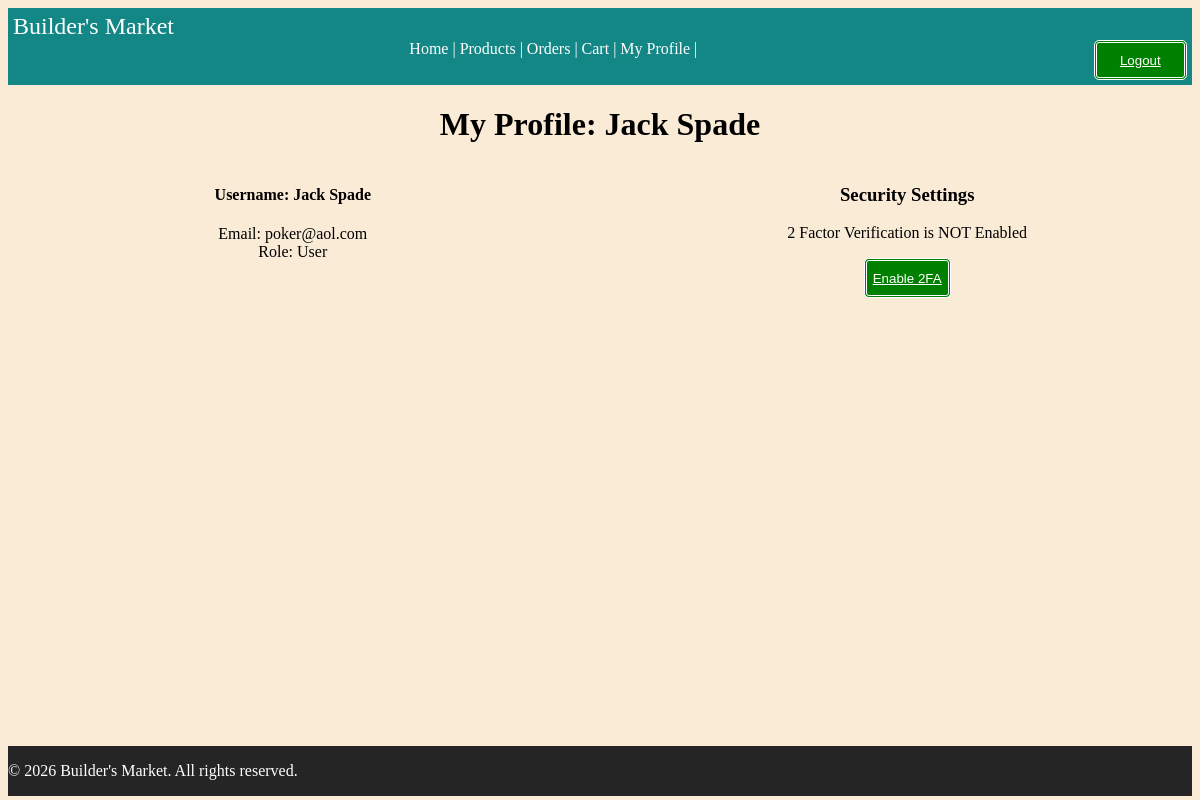
The app's page /auth/profile (signed in), older data.
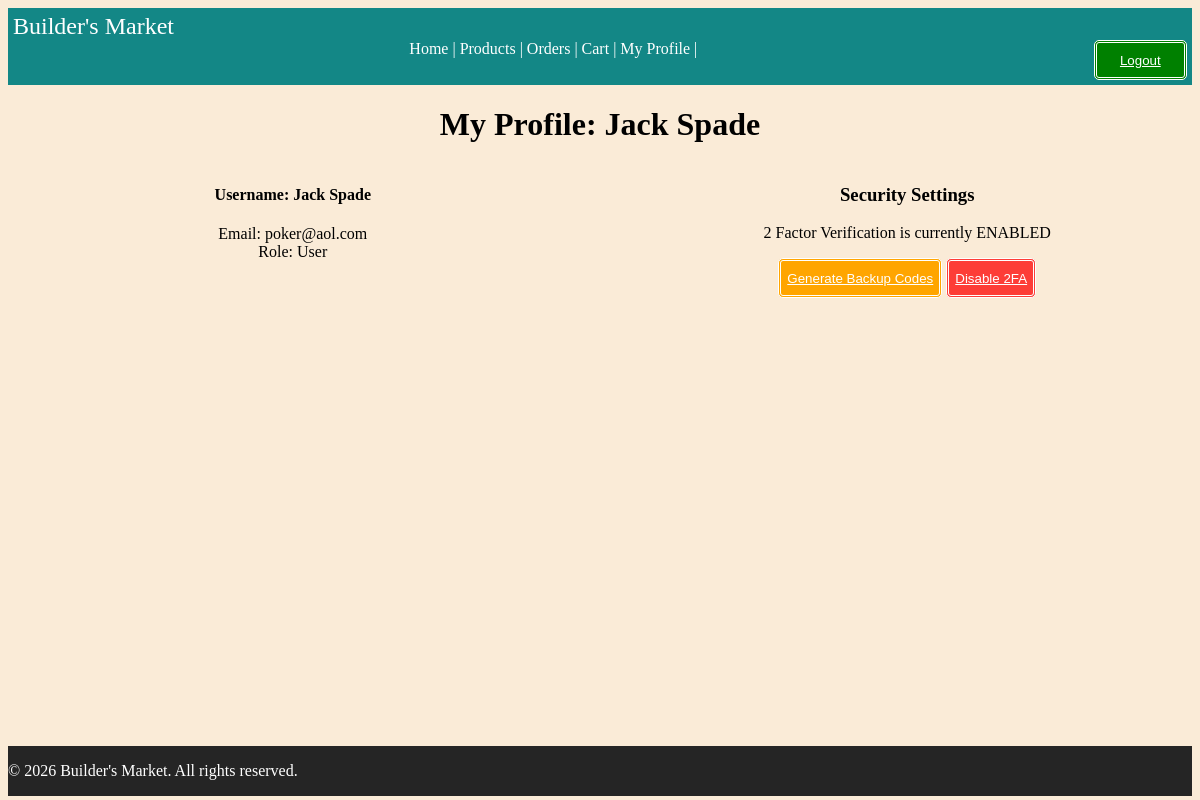
The same page, newer data.
### tables this page shows
CREATE TABLE users (
    user_id INTEGER PRIMARY KEY,
    username VARCHAR(50) NOT NULL UNIQUE,
    email VARCHAR(255) NOT NULL UNIQUE,
    password_hash VARCHAR(255) NOT NULL,
    is_active INTEGER DEFAULT 0,
    mfa_secret TEXT NULL, 
    mfa_enabled INTEGER DEFAULT 0,
    created_at DATETIME DEFAULT CURRENT_TIMESTAMP,
    updated_at DATETIME DEFAULT CURRENT_TIMESTAMP
);

CREATE TABLE roles (
    role_id INTEGER PRIMARY KEY,
    role_name VARCHAR(50) NOT NULL UNIQUE,
    description TEXT NOT NULL,
    created_at DATETIME DEFAULT CURRENT_TIMESTAMP
);

### routes/auth.py (the view)
@auth_bp.route('/profile', methods=['GET'])
@require_auth
def profile():
    user = User.FromID(session['user_id'])
    return render_template('auth/user_profile.html', user=user)

### auth/auths.py (called while the page is built)
def require_auth(f):
    @wraps(f)
    def wrapped_view(*args, **kwargs):
        if not g.get("user"):
          abort(401)
        user = g.user
        if getattr(user, "is_2fa_enabled", False) and not session.get("2fa_verified", False):
            flash('This Route is 2FA protected. Please enable 2FA to view it')
            abort(403)
        return f(*args, **kwargs)
    return wrapped_view

### database/connection.py (called while the page is built)
def get_connection():
    try:
        conn = sqlite3.connect(Config.DATABASE)
        conn.row_factory = sqlite3.Row
        return conn
    except Error as e:
        print(f"Database connection error: {e}")
        return None

### models/users.py (called while the page is built)
    @staticmethod
    def FromID(user_id : int):
        db = get_connection()
        try:
            row = db.execute("""
                             SELECT u.*, r.role_name
                             FROM users u
                             LEFT JOIN user_roles ur ON u.user_id = ur.user_id
                             LEFT JOIN roles r ON ur.role_id = r.role_id
                             WHERE u.user_id = ?
                             """, (user_id,)).fetchone()
            return User._BuildUser(row, db)
        finally:
            db.close()

### templates/auth/user_profile.html (shortened to what this page needs)
{% extends "base.html" %}
{% block content %}
<h1> My Profile: {{user.username}}</h1>
<div class="left">
    <h4>Username: {{user.username}} </h4>
    <p>Email: {{user.email}} <br> Role: {{user.role}} </p>
</div>
<div class="right">
    <h3> Security Settings </h3>
    {% if user.mfa_enabled %}
        <p> 2 Factor Verification is currently ENABLED </p>
        <button class="orangeButton">
            <a href="{{url_for('auth.regen_backup_codes')}}" > Generate Backup Codes </a>
        </button>
        <button class="redButton">
            <a href="{{url_for('auth.disable_2fa')}}" > Disable 2FA</a>
        </button>
    {% else %}
        <p> 2 Factor Verification is NOT Enabled</p>
        <button class="greenButton">
            <a href="{{url_for('auth.setup_2fa')}}" > Enable 2FA</a>
        </button>
    {% endif %}
</div>
{% endblock %}

### templates/base.html (shortened to what this page needs)
<!DOCTYPE html>
<html lang="en">
<head>
    <link href="{{url_for('static', filename = 'css/reset.css' )}}" rel="stylesheet">
    <link href="{{url_for('static', filename = 'css/style.css' )}}" rel="stylesheet">
    <link href="{{url_for('static', filename = 'css/media.css' )}}" rel="stylesheet">
</head>
<body >
    <header>
        <div id="logo">Builder's Market</div>
            <div class="authButton">
            {% if not g.user %}
                <button class="greenButton"><a href="{{url_for('auth.login')}}"> Login</a></button> |
                <button class="orangeButton"><a href="{{url_for('auth.register')}}"> Register</a> </button>
            {% else %}
                <button class="greenButton" ><a href="{{url_for('auth.logout')}}"> Logout</a> </button>
            {% endif %}
            <br>
            </div>
        <nav id="navMenu">
            <a href="{{url_for('home')}}"> Home | </a>
            <a href="{{url_for('products.get_products')}}"> Products | </a>
            {% if g.user %}
            <a href="{{url_for('orders.view_orders')}}"> Orders | </a>
            <a href="{{url_for('cart.view_cart')}}"> Cart | </a>
            <a href="{{url_for('auth.profile')}}"> My Profile | </a>
            {% endif %}
        </nav>
    </header>
    <main>
        <div class="container">
        {% block content %}
        {% endblock %}
        </div>
    </main>
    <footer>
            <p>&copy; 2026 Builder's Market. All rights reserved.</p>
    </footer>
</body>
</html>

### static/css/style.css (style rules this page uses)
html, body { height: 99%; }
header { background-color: rgba(0, 128, 128, 0.925); color: white; padding: 5px; text-align: center; }
header a { color: white; }
body { display: flex; flex-direction: column; background-color: antiquewhite; min-height: 98.5vh; }
main { flex: 1; margin-left: 5em; margin-right: 5em; }
footer { background-color: rgb(37, 37, 37); color: white; }
#navMenu a { text-decoration: none; }
.authButton { display: flexbox; float: right; }
.authButton Button { width: 7em; height: 3em; }
#logo { font-size:x-large; text-align: left; }
h1 { text-align: center; }
a { color: white; }
.left { width: 40%; display: block; float: left; text-align: center; }
.right { width: 40%; display: block; float: right; text-align: center; }
button { border-radius: 5px; border-width: 3px; border-color: rgb(255, 255, 255); border-style: double ; height: 3em; }
.greenButton { background-color: green; color: white; }
.redButton { background-color: rgba(255, 0, 0, 0.74); }
.orangeButton { background-color: orange; }

Row changes from the older to the newer data that the page shows:
changed users "Jack Spade": mfa_enabled 0 → 1 (drawn)
Text that changed along with them:
text no longer shown: "2 Factor Verification is NOT Enabled Enable 2FA"
text now shown: "2 Factor Verification is currently ENABLED Generate Backup Codes Disable 2FA"
